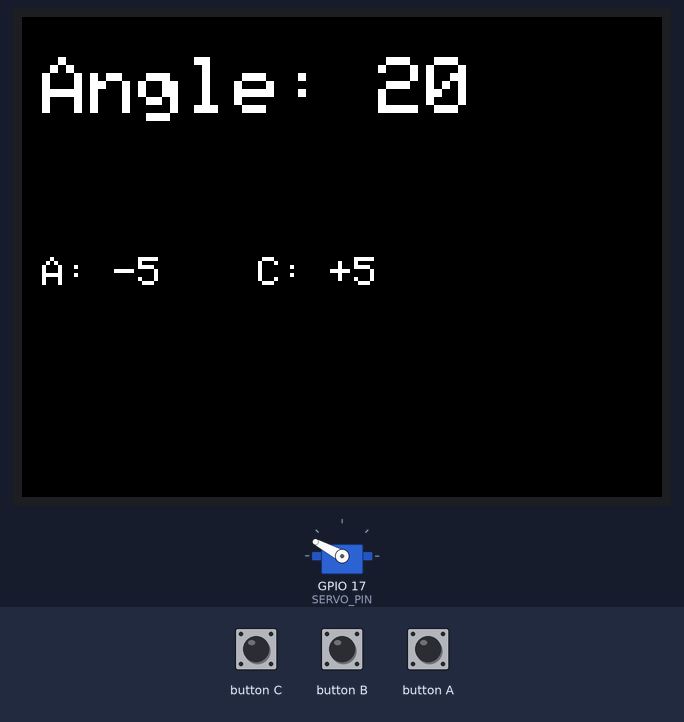
The sketch below on a simulated ESP32. Parts: 320×240 colour display, servo. The test bench sets the inputs (shaded band). Servo pulses on a pin are drawn as a servo (544–2400 µs = 0–180°); what the sketch prints to the serial monitor is not drawn.

Above: at 1.4 s.
1.5 s: button C pressed for 0.15 s
At 2.3 s:
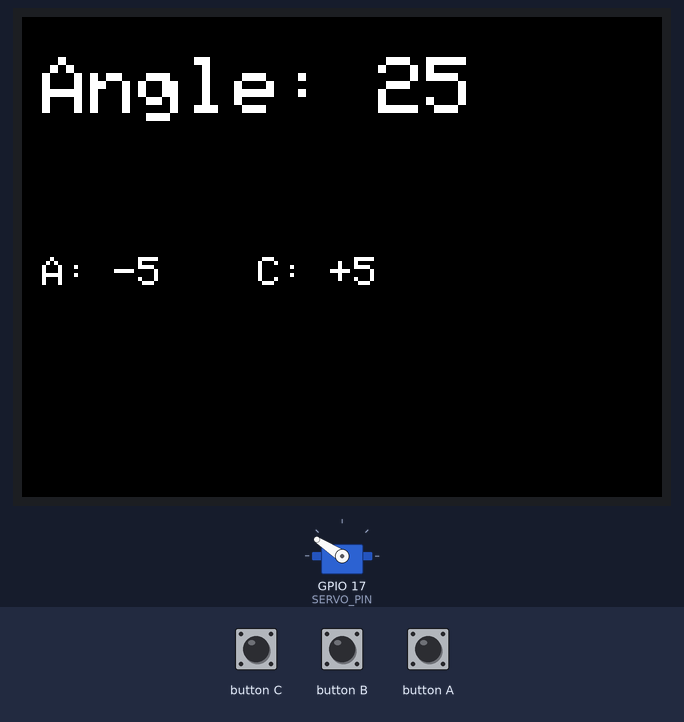
3.2 s: button C pressed for 1 s
At 4.8 s:
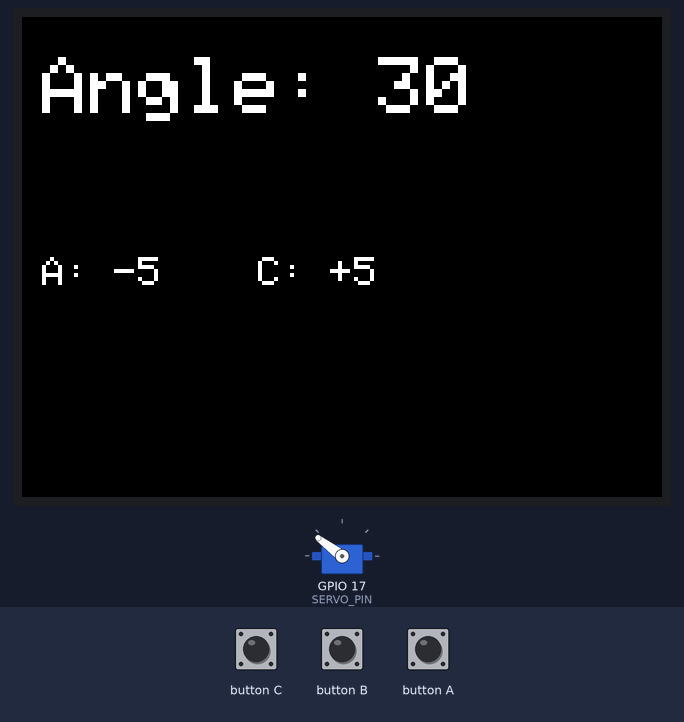
5.7 s: button C pressed for 0.15 s
At 6.7 s:
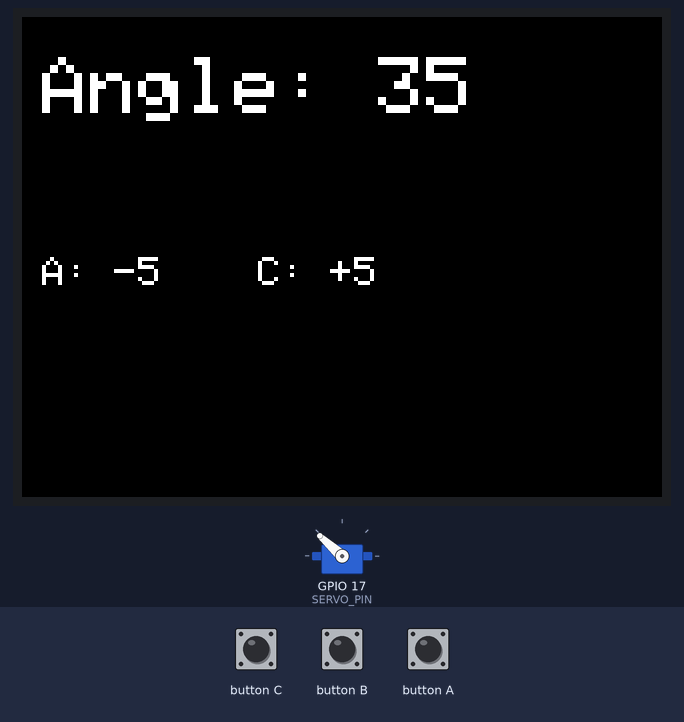
7.4 s: button A pressed for 0.15 s
At 8.0 s:
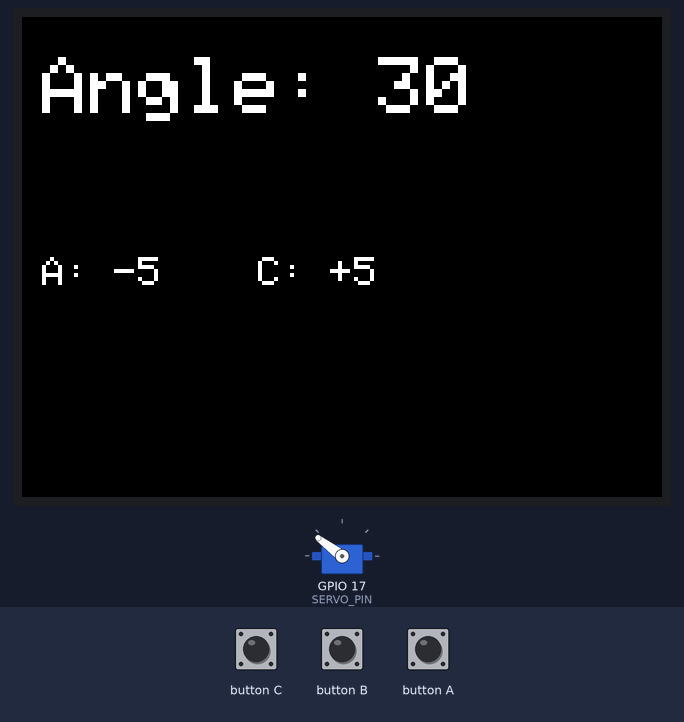
9.1 s: button A pressed for 1 s
At 10.5 s:
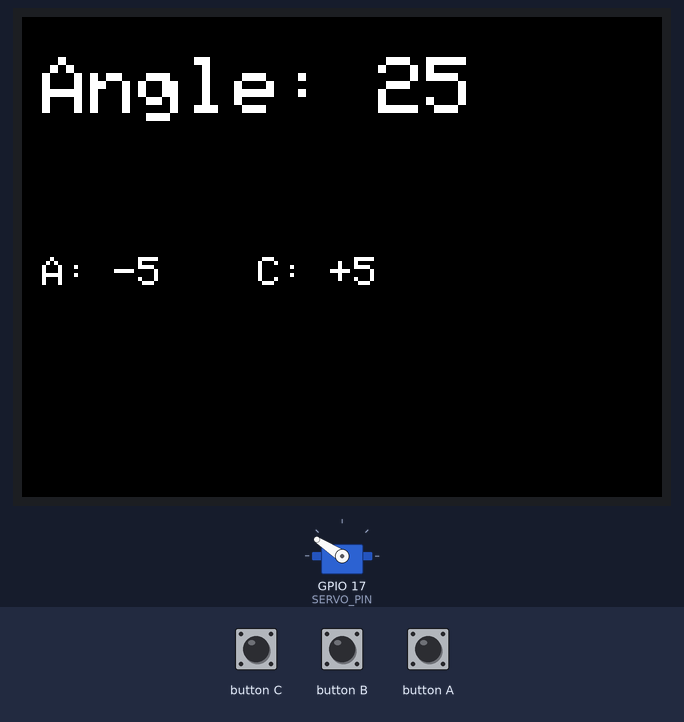
11.6 s: button A pulsed LOW 5 times (0.12 s each, 0.3 s apart)
At 14.4 s:
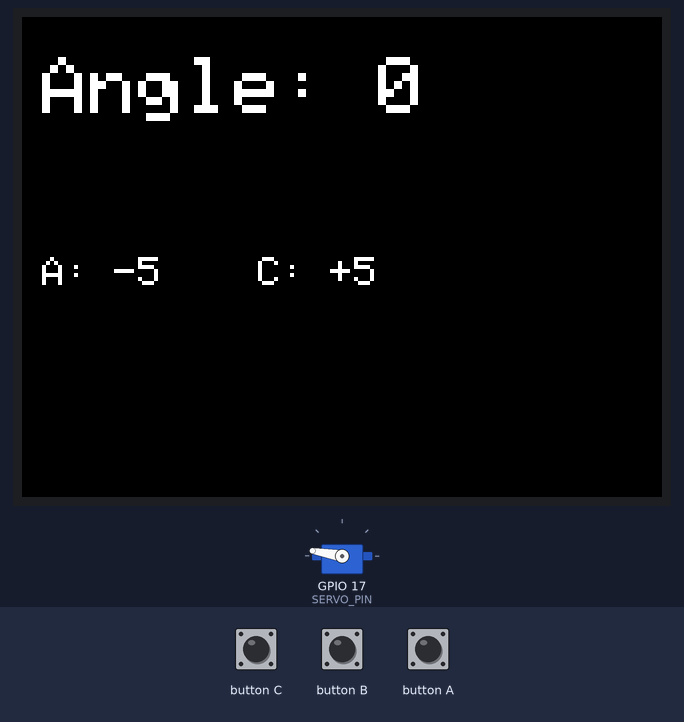
Timing chart, 0 to 15.6 s (numbered marks = the images above; inputs shaded):
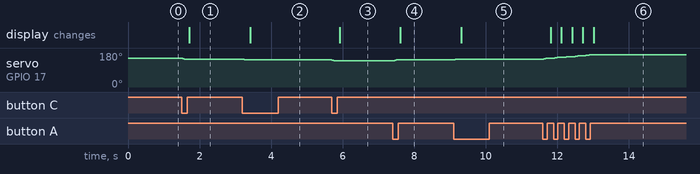

Measured:
- after the input at 1.5 s, servo on GPIO 17 (SERVO_PIN): 152° → 147° at once; the display: changes after 0.22 s (image 1)
- after the input at 3.2 s, servo on GPIO 17 (SERVO_PIN): 147° → 143° at once; the display: changes after 0.22 s (image 2)
- after the input at 5.7 s, servo on GPIO 17 (SERVO_PIN): 143° → 138° at once; the display: changes after 0.22 s (image 3)
- after the input at 7.4 s, servo on GPIO 17 (SERVO_PIN): 138° → 143° at once; the display: changes after 0.22 s (image 4)
- after the input at 9.1 s, servo on GPIO 17 (SERVO_PIN): 143° → 147° at once; the display: changes after 0.22 s (image 5)
- after the input at 11.6 s, servo on GPIO 17 (SERVO_PIN): moves from 147° to 170° over 1.3 s, starting at once; the display: first changes after 0.22 s (image 6 shows a later state)

The sketch:

valve_tuning.ino
```cpp
// Valve angle tuner for the M5Stack Fire (servo on Port C, signal on G17).
// Button A: angle down by 5 degrees. Button C: angle up by 5 degrees.
// Find the angle where the tube is shut and the angle where it is open,
// then put them in CLOSED_DEG and OPEN_DEG in garden_monitor.
// Move in small steps and stop if the servo hums or strains.

#include <M5Unified.h>

const int SERVO_PIN = 17;

// true flips the servo's turning direction (a higher angle then turns the
// arm clockwise instead of anticlockwise). All angles below stay the same.
const bool REVERSE_DIRECTION = true;
int currentDeg = 20;

void setServoAngle(int deg) {
  if (REVERSE_DIRECTION) deg = 180 - deg;
  int us = map(deg, 0, 180, 600, 2300);
  uint32_t duty = (uint32_t)us * 65536UL / 20000UL;
  ledcWrite(SERVO_PIN, duty);
}

void moveServoTo(int target) {
  while (currentDeg != target) {
    currentDeg += (target > currentDeg) ? 1 : -1;
    setServoAngle(currentDeg);
    delay(25);
  }
}

void draw() {
  M5.Display.fillScreen(BLACK);
  M5.Display.setTextSize(4);
  M5.Display.setCursor(10, 20);
  M5.Display.printf("Angle: %d", currentDeg);
  M5.Display.setTextSize(2);
  M5.Display.setCursor(10, 120);
  M5.Display.print("A: -5    C: +5");
}

void setup() {
  auto cfg = M5.config();
  M5.begin(cfg);
  Serial.begin(115200);
  ledcAttach(SERVO_PIN, 50, 16);
  setServoAngle(currentDeg);
  draw();
}

void loop() {
  M5.update();
  if (M5.BtnA.wasPressed()) {
    moveServoTo(constrain(currentDeg - 5, 0, 180));
    Serial.printf("angle=%d\n", currentDeg);
    draw();
  }
  if (M5.BtnC.wasPressed()) {
    moveServoTo(constrain(currentDeg + 5, 0, 180));
    Serial.printf("angle=%d\n", currentDeg);
    draw();
  }
}
```
